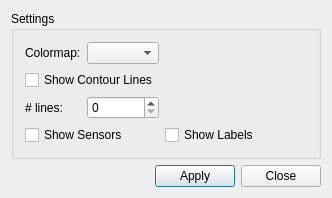
<?xml version="1.0" encoding="UTF-8"?>
<ui version="4.0">
 <class>AwTopoWidgetSettings</class>
 <widget class="QDialog" name="AwTopoWidgetSettings">
  <property name="geometry">
   <rect>
    <x>0</x>
    <y>0</y>
    <width>332</width>
    <height>190</height>
   </rect>
  </property>
  <property name="windowTitle">
   <string>Mapping</string>
  </property>
  <property name="windowIcon">
   <iconset resource="../../resources/AnyWave.qrc">
    <normaloff>:/images/AnyWave_logo.jpg</normaloff>:/images/AnyWave_logo.jpg</iconset>
  </property>
  <layout class="QGridLayout" name="gridLayout_3">
   <item row="0" column="0">
    <layout class="QVBoxLayout" name="verticalLayout">
     <item>
      <widget class="QGroupBox" name="groupBox">
       <property name="sizePolicy">
        <sizepolicy hsizetype="Expanding" vsizetype="Expanding">
         <horstretch>0</horstretch>
         <verstretch>0</verstretch>
        </sizepolicy>
       </property>
       <property name="title">
        <string>Settings</string>
       </property>
       <layout class="QGridLayout" name="gridLayout_2">
        <item row="0" column="0">
         <layout class="QGridLayout" name="gridLayout">
          <item row="0" column="0">
           <widget class="QLabel" name="label">
            <property name="text">
             <string>Colormap:</string>
            </property>
           </widget>
          </item>
          <item row="0" column="1">
           <widget class="AwComboCMap" name="comboColormap"/>
          </item>
          <item row="1" column="0" colspan="2">
           <widget class="QCheckBox" name="checkBoxContours">
            <property name="text">
             <string>Show Contour Lines</string>
            </property>
           </widget>
          </item>
          <item row="2" column="0">
           <widget class="QLabel" name="label_2">
            <property name="text">
             <string># lines:</string>
            </property>
           </widget>
          </item>
          <item row="2" column="1">
           <widget class="QSpinBox" name="spinBoxContours"/>
          </item>
          <item row="3" column="0" colspan="2">
           <widget class="QCheckBox" name="checkBoxSensors">
            <property name="text">
             <string>Show Sensors</string>
            </property>
           </widget>
          </item>
          <item row="0" column="2">
           <spacer name="horizontalSpacer">
            <property name="orientation">
             <enum>Qt::Horizontal</enum>
            </property>
            <property name="sizeHint" stdset="0">
             <size>
              <width>40</width>
              <height>20</height>
             </size>
            </property>
           </spacer>
          </item>
          <item row="3" column="2">
           <widget class="QCheckBox" name="checkBoxLabels">
            <property name="text">
             <string>Show Labels</string>
            </property>
           </widget>
          </item>
         </layout>
        </item>
       </layout>
      </widget>
     </item>
     <item>
      <layout class="QHBoxLayout" name="horizontalLayout">
       <item>
        <spacer name="horizontalSpacer_2">
         <property name="orientation">
          <enum>Qt::Horizontal</enum>
         </property>
         <property name="sizeHint" stdset="0">
          <size>
           <width>40</width>
           <height>20</height>
          </size>
         </property>
        </spacer>
       </item>
       <item>
        <widget class="QPushButton" name="pushButtonApply">
         <property name="text">
          <string>Apply</string>
         </property>
        </widget>
       </item>
       <item>
        <widget class="QPushButton" name="pushButtonClose">
         <property name="text">
          <string>Close</string>
         </property>
        </widget>
       </item>
      </layout>
     </item>
     <item>
      <spacer name="verticalSpacer">
       <property name="orientation">
        <enum>Qt::Vertical</enum>
       </property>
       <property name="sizeHint" stdset="0">
        <size>
         <width>20</width>
         <height>40</height>
        </size>
       </property>
      </spacer>
     </item>
    </layout>
   </item>
  </layout>
 </widget>
 <layoutdefault spacing="6" margin="11"/>
 <customwidgets>
  <customwidget>
   <class>AwComboCMap</class>
   <extends>QComboBox</extends>
   <header location="global">widget/AwComboCMap.h</header>
  </customwidget>
 </customwidgets>
 <resources>
  <include location="../../resources/AnyWave.qrc"/>
 </resources>
 <connections>
  <connection>
   <sender>pushButtonApply</sender>
   <signal>clicked()</signal>
   <receiver>AwTopoWidgetSettings</receiver>
   <slot>accept()</slot>
   <hints>
    <hint type="sourcelabel">
     <x>239</x>
     <y>166</y>
    </hint>
    <hint type="destinationlabel">
     <x>22</x>
     <y>144</y>
    </hint>
   </hints>
  </connection>
  <connection>
   <sender>pushButtonClose</sender>
   <signal>clicked()</signal>
   <receiver>AwTopoWidgetSettings</receiver>
   <slot>reject()</slot>
   <hints>
    <hint type="sourcelabel">
     <x>320</x>
     <y>166</y>
    </hint>
    <hint type="destinationlabel">
     <x>302</x>
     <y>189</y>
    </hint>
   </hints>
  </connection>
  <connection>
   <sender>checkBoxContours</sender>
   <signal>toggled(bool)</signal>
   <receiver>spinBoxContours</receiver>
   <slot>setEnabled(bool)</slot>
   <hints>
    <hint type="sourcelabel">
     <x>41</x>
     <y>76</y>
    </hint>
    <hint type="destinationlabel">
     <x>144</x>
     <y>102</y>
    </hint>
   </hints>
  </connection>
  <connection>
   <sender>checkBoxSensors</sender>
   <signal>toggled(bool)</signal>
   <receiver>checkBoxLabels</receiver>
   <slot>setVisible(bool)</slot>
   <hints>
    <hint type="sourcelabel">
     <x>57</x>
     <y>121</y>
    </hint>
    <hint type="destinationlabel">
     <x>188</x>
     <y>116</y>
    </hint>
   </hints>
  </connection>
 </connections>
</ui>
